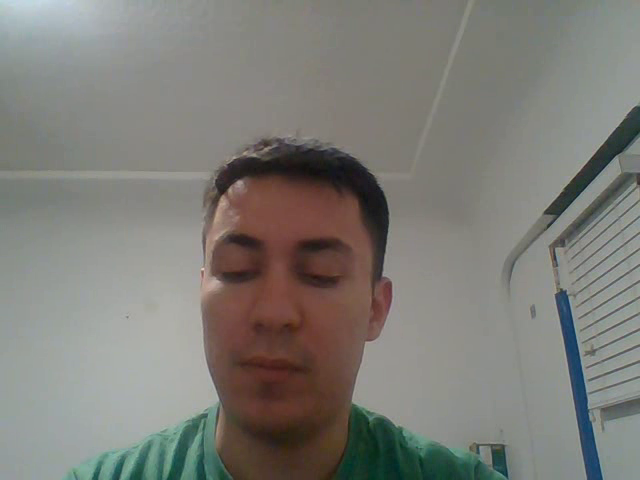
#> input picture frame 28 of opencv_temel_islemler/live.avi, 640 x 480 px, given in place of hsv.mp4, which was not available
$ python HSV_nesne_saptama.py
#> lines starting #> are read from the running program, lines starting #| are printed output that depends on the picture; after the words box and inside, x2 and y2 are one past the last pixel; in counts of white or black regions, pixels touching at a corner belong together; pictures that were not available may be replaced by others from this repository, and a replacement may not be noted
import cv2
import numpy as np

vid=cv2.VideoCapture("hsv.mp4")
def nothing(x): # trackbar olustururken fonk girmemiz gerekiyor. O yuzden olusturduk
    pass
cv2.namedWindow("trackbar")# trackbar larin penceresi

cv2.createTrackbar("LH","trackbar",0,180,nothing) # trackbar lari olusturduk
#> slider 'LH' is set to 36
cv2.createTrackbar("LS","trackbar",0,255,nothing)
#> slider 'LS' is set to 51
cv2.createTrackbar("LV","trackbar",0,255,nothing)
#> slider 'LV' is set to 51
cv2.createTrackbar("UH","trackbar",0,180,nothing)
#> slider 'UH' is set to 180
cv2.createTrackbar("US","trackbar",0,255,nothing)
#> slider 'US' is set to 255
cv2.createTrackbar("UV","trackbar",0,255,nothing)
#> slider 'UV' is set to 255

while True:
    ret,frame=vid.read()
#> frame is the input picture: shape (480, 640, 3); mean B, G, R 119.4, 124.9, 126
    frame=cv2.resize(frame,(640,480)) # frame i yeniden sekillendirdik
    hsv=cv2.cvtColor(frame,cv2.COLOR_BGR2HSV) # hsv formatina cevirdik
#> hsv: shape (480, 640, 3); mean H, S, V 43.7, 34.3, 130.6

    lh=cv2.getTrackbarPos("LH","trackbar") # trackbarlarin degerlerini aldik
    ls=cv2.getTrackbarPos("LS","trackbar")
    lv=cv2.getTrackbarPos("LV","trackbar")
    uh=cv2.getTrackbarPos("UH","trackbar")
    us=cv2.getTrackbarPos("US","trackbar")
    uv=cv2.getTrackbarPos("UV","trackbar")

    lower=np.array([lh,ls,lv])
    upper=np.array([uh,us,uv])

    mask=cv2.inRange(hsv,lower,upper) # mask uyguladik
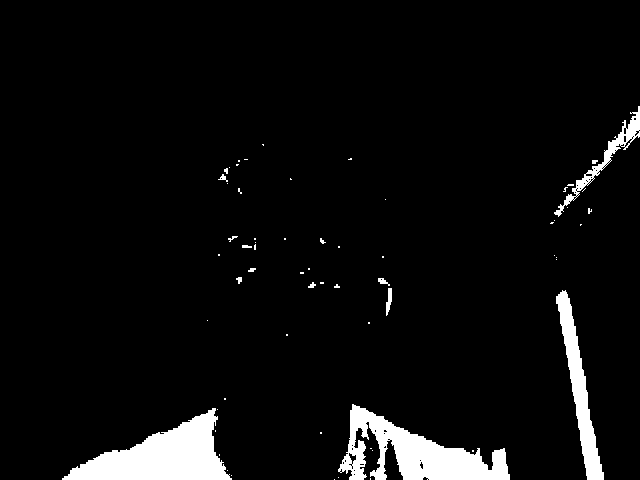
#> mask: shape (480, 640); 5.3% white; 63 white regions (50 under 20 px), largest, box (x1, y1, x2, y2) and area: (62, 408, 232, 480) 6054, (338, 404, 510, 480) 5820, (556, 290, 604, 480) 2680

    bitwise=cv2.bitwise_and(frame,frame,mask=mask) # bitwise ile mask sonrasindaki goruntu rengi orjinali ile ayni olur
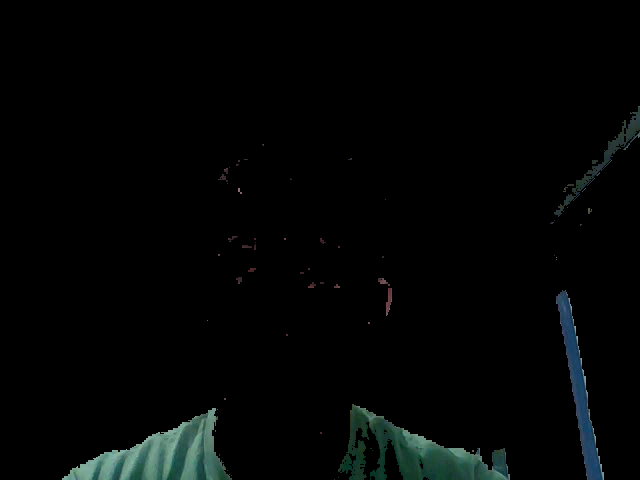
#> bitwise: shape (480, 640, 3); mean B, G, R 4.6, 4.9, 3

    cv2.imshow("frame",frame)
    cv2.imshow("mask",mask)
    cv2.imshow("bitwise",bitwise)

    if cv2.waitKey(20) & 0xFF==ord("q"):
#> (key q is pressed here)
        break


vid.release()
cv2.destroyAllWindows()

$ run again, starting later in the video
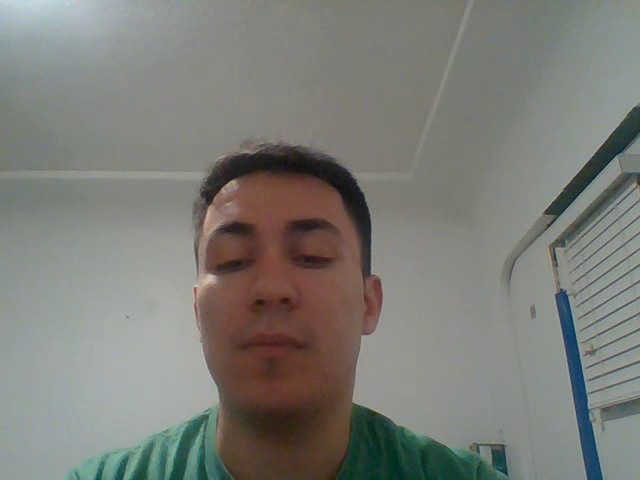
#> input picture frame 128 of opencv_temel_islemler/live.avi, 640 x 480 px, given in place of hsv.mp4, which was not available
#> frame is the input picture: shape (480, 640, 3); mean B, G, R 119.9, 125.4, 125
#> hsv: shape (480, 640, 3); mean H, S, V 49.2, 34.4, 130.7
#> `mask=cv2.inRange(hsv,lower,upper)`:
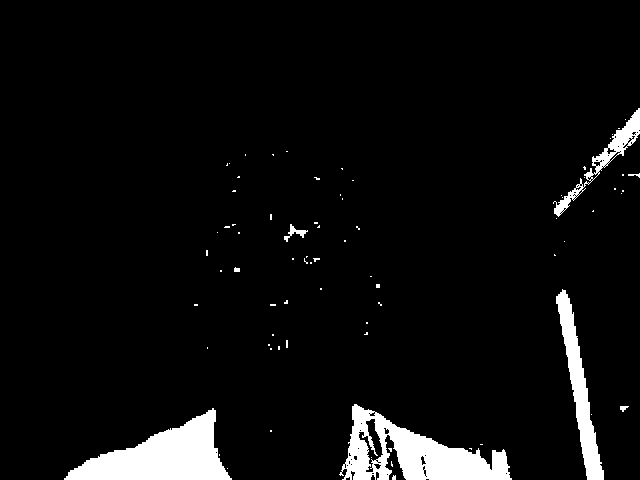
#> mask: shape (480, 640); 5.4% white; 77 white regions (69 under 20 px), largest, box (x1, y1, x2, y2) and area: (339, 404, 512, 480) 6041, (64, 408, 232, 480) 6041, (556, 289, 604, 480) 2751
#> `bitwise=cv2.bitwise_and(frame,frame,mask=mask)`:
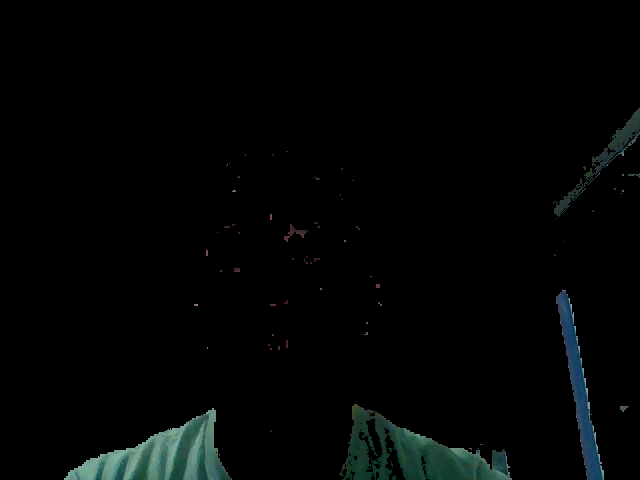
#> bitwise: shape (480, 640, 3); mean B, G, R 4.5, 4.8, 2.9

$ run again, starting later in the video
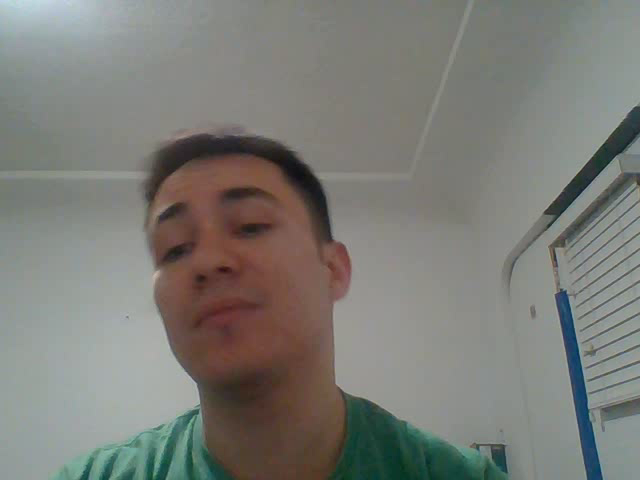
#> input picture frame 228 of opencv_temel_islemler/live.avi, 640 x 480 px, given in place of hsv.mp4, which was not available
#> frame is the input picture: shape (480, 640, 3); mean B, G, R 119, 124.4, 124.1
#> hsv: shape (480, 640, 3); mean H, S, V 48.7, 34.8, 130
#> `mask=cv2.inRange(hsv,lower,upper)`:
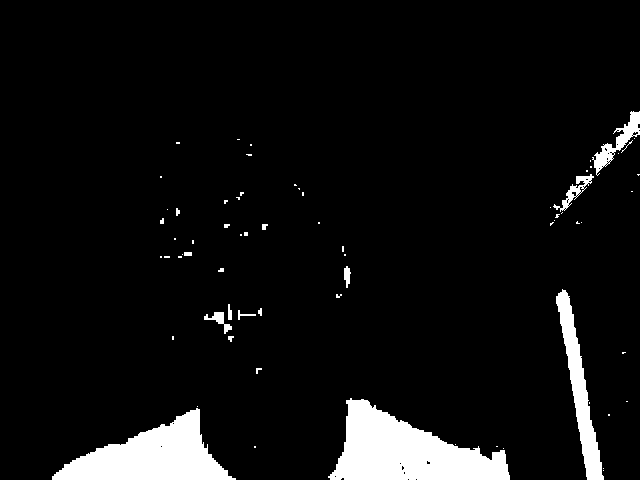
#> mask: shape (480, 640); 6.4% white; 69 white regions (51 under 20 px), largest, box (x1, y1, x2, y2) and area: (328, 398, 510, 480) 8320, (52, 408, 236, 480) 6645, (556, 289, 604, 480) 2745
#> `bitwise=cv2.bitwise_and(frame,frame,mask=mask)`:
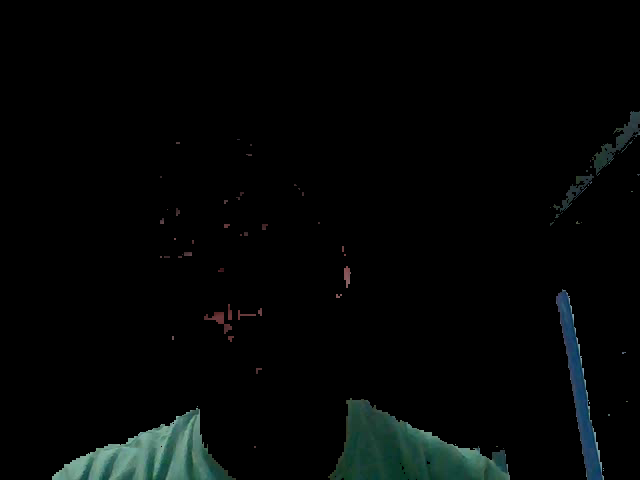
#> bitwise: shape (480, 640, 3); mean B, G, R 5.4, 5.8, 3.5
